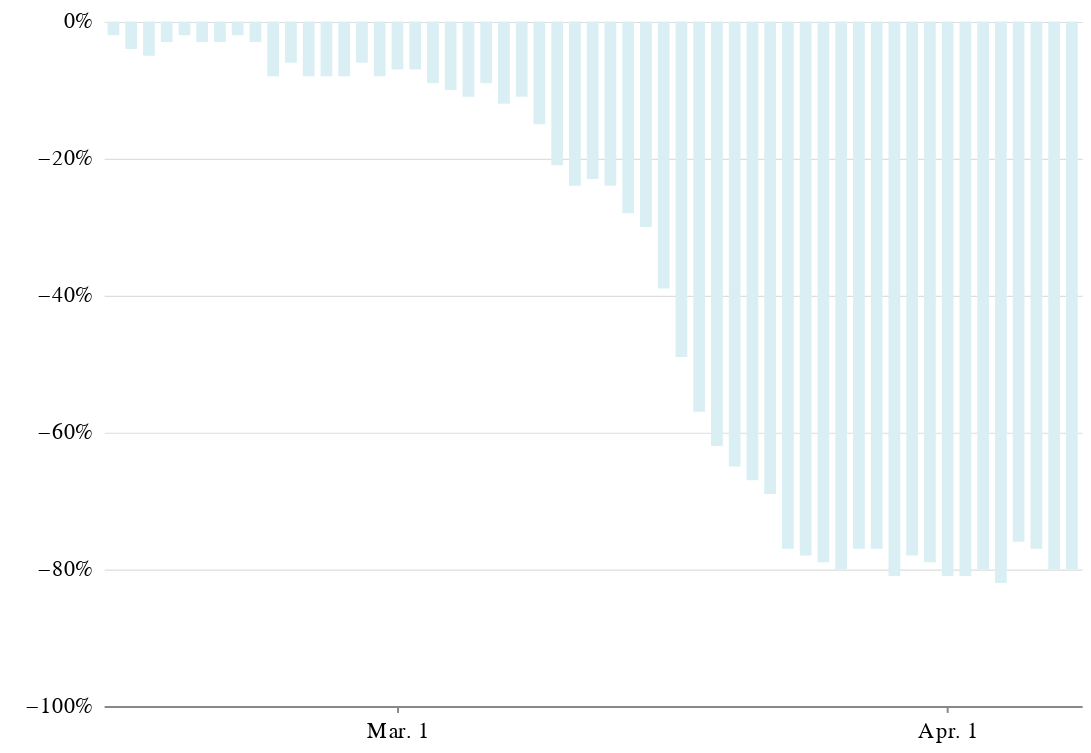

Here is the notebook cell this chart was saved with:
### Code cell
europe_agg_chart = alt.Chart(europe_date_agg).mark_bar(size=6,color='#d9eff4').encode(
    x=alt.X('date_:T', title='', axis=alt.Axis(grid=False, tickCount=3, format='%b. %-d')),
    y=alt.Y('pct_diff:Q', title='', axis=alt.Axis(gridWidth=.6, gridColor='#dddddd',offset=3,tickSize=0,domainOpacity=0,tickCount=4, format='%'), scale=alt.Scale(domain=(-1, 0)))
).properties(width=500, height=350,
    title=''
)

(europe_agg_chart).configure_view(strokeOpacity=0)

### Figure 1 — Vega-Lite specification as saved in the notebook (floating-point values rounded to 4 significant figures)
{"config": {"view": {"width": 800, "height": 450, "strokeOpacity": 0}, "background": "#ffffff", "title": {"anchor": "start", "font": "Benton Gothic Bold, sans", "fontColor": "#000000", "fontSize": 22, "fontWeight": "normal"}, "arc": {"fill": "#82c6df"}, "area": {"fill": "#82c6df"}, "line": {"stroke": "#82c6df", "strokeWidth": 3}, "path": {"stroke": "#82c6df"}, "rect": {"fill": "#82c6df"}, "shape": {"stroke": "#82c6df"}, "bar": {"fill": "#82c6df"}, "point": {"stroke": "#82c6df"}, "symbol": {"fill": "#82c6df", "size": 30}, "axis": {"titleFont": "Benton Gothic Bold, sans", "titleFontSize": 13, "titleFontWeight": "normal", "labelFont": "Benton Gothic, sans", "labelFontSize": 11.5, "labelFontWeight": "normal"}, "axisX": {"labelAngle": 0, "labelPadding": 4, "tickSize": 3}, "axisY": {"labelBaseline": "middle", "maxExtent": 45, "minExtent": 45, "tickSize": 2, "titleAlign": "left", "titleAngle": 0, "titleX": -45, "titleY": -11}, "legend": {"titleFont": "Benton Gothic Bold, sans", "titleFontSize": 13, "titleFontWeight": "normal", "symbolType": "square", "labelFont": "Benton Gothic, sans", "labelFontSize": 11.5}, "range": {"category": ["#3580b1", "#ec8431", "#ab7fb4", "#c89d29", "#adc839", "#829eb1"], "diverging": ["#e68a4f", "#f4bb6a", "#f9e39c", "#dadfe2", "#a6b7c6", "#849eae"], "heatmap": ["#fbf2c7", "#f9e39c", "#f8d36e", "#f4bb6a", "#e68a4f", "#d15a40", "#ab4232"], "ordinal": ["#fbf2c7", "#f9e39c", "#f8d36e", "#f4bb6a", "#e68a4f", "#d15a40", "#ab4232"], "ramp": ["#fbf2c7", "#f9e39c", "#f8d36e", "#f4bb6a", "#e68a4f", "#d15a40", "#ab4232"]}}, "data": {"name": "data-69ba102e6dc22980949ab6ceda37d1d1"}, "mark": {"type": "bar", "color": "#d9eff4", "size": 6}, "encoding": {"x": {"type": "temporal", "axis": {"format": "%b. %-d", "grid": false, "tickCount": 3}, "field": "date_", "title": ""}, "y": {"type": "quantitative", "axis": {"domainOpacity": 0, "format": "%", "gridColor": "#dddddd", "gridWidth": 0.6, "offset": 3, "tickCount": 4, "tickSize": 0}, "field": "pct_diff", "scale": {"domain": [-1, 0]}, "title": ""}}, "height": 350, "title": "", "width": 500, "$schema": "https://vega.github.io/schema/vega-lite/v4.0.2.json", "datasets": {"data-69ba102e6dc22980949ab6ceda37d1d1": [{"date_": "2/14/20", "scheduled_mean": 337.2, "scheduled_sum": 10453, "departed_mean": 331.3, "departed_sum": 10269, "sum_diff": -184, "pct_diff": -0.02}, {"date_": "2/15/20", "scheduled_mean": 289.5, "scheduled_sum": 9264, "departed_mean": 279.1, "departed_sum": 8931, "sum_diff": -333, "pct_diff": -0.04}, {"date_": "2/16/20", "scheduled_mean": 337.6, "scheduled_sum": 10802, "departed_mean": 320.2, "departed_sum": 10245, "sum_diff": -557, "pct_diff": -0.05}, {"date_": "2/17/20", "scheduled_mean": 339.0, "scheduled_sum": 10848, "departed_mean": 329.9, "departed_sum": 10556, "sum_diff": -292, "pct_diff": -0.03}, {"date_": "2/18/20", "scheduled_mean": 309.8, "scheduled_sum": 9913, "departed_mean": 302.3, "departed_sum": 9673, "sum_diff": -240, "pct_diff": -0.02}, {"date_": "2/19/20", "scheduled_mean": 322.1, "scheduled_sum": 10307, "departed_mean": 312.4, "departed_sum": 9996, "sum_diff": -311, "pct_diff": -0.03}, {"date_": "2/20/20", "scheduled_mean": 336.9, "scheduled_sum": 10781, "departed_mean": 326.0, "departed_sum": 10432, "sum_diff": -349, "pct_diff": -0.03}, {"date_": "2/21/20", "scheduled_mean": 351.6, "scheduled_sum": 11250, "departed_mean": 343.8, "departed_sum": 11000, "sum_diff": -250, "pct_diff": -0.02}, {"date_": "2/22/20", "scheduled_mean": 295.2, "scheduled_sum": 9446, "departed_mean": 285.8, "departed_sum": 9147, "sum_diff": -299, "pct_diff": -0.03}, {"date_": "2/23/20", "scheduled_mean": 350.9, "scheduled_sum": 11229, "departed_mean": 323.2, "departed_sum": 10343, "sum_diff": -886, "pct_diff": -0.08}, {"date_": "2/24/20", "scheduled_mean": 352.2, "scheduled_sum": 11270, "departed_mean": 332.1, "departed_sum": 10628, "sum_diff": -642, "pct_diff": -0.06}, {"date_": "2/25/20", "scheduled_mean": 326.4, "scheduled_sum": 10445, "departed_mean": 301.1, "departed_sum": 9636, "sum_diff": -809, "pct_diff": -0.08}, {"date_": "2/26/20", "scheduled_mean": 339.3, "scheduled_sum": 10859, "departed_mean": 313.3, "departed_sum": 10025, "sum_diff": -834, "pct_diff": -0.08}, {"date_": "2/27/20", "scheduled_mean": 352.8, "scheduled_sum": 11291, "departed_mean": 323.2, "departed_sum": 10344, "sum_diff": -947, "pct_diff": -0.08}, {"date_": "2/28/20", "scheduled_mean": 365.1, "scheduled_sum": 11684, "departed_mean": 341.8, "departed_sum": 10936, "sum_diff": -748, "pct_diff": -0.06}, {"date_": "2/29/20", "scheduled_mean": 308.2, "scheduled_sum": 9863, "departed_mean": 282.1, "departed_sum": 9028, "sum_diff": -835, "pct_diff": -0.08}, {"date_": "3/1/20", "scheduled_mean": 349.8, "scheduled_sum": 11193, "departed_mean": 325.8, "departed_sum": 10425, "sum_diff": -768, "pct_diff": -0.07}, {"date_": "3/10/20", "scheduled_mean": 335.0, "scheduled_sum": 10719, "departed_mean": 263.8, "departed_sum": 8441, "sum_diff": -2278, "pct_diff": -0.21}, {"date_": "3/11/20", "scheduled_mean": 345.2, "scheduled_sum": 11048, "departed_mean": 261.2, "departed_sum": 8358, "sum_diff": -2690, "pct_diff": -0.24}, {"date_": "3/12/20", "scheduled_mean": 355.6, "scheduled_sum": 11380, "departed_mean": 272.4, "departed_sum": 8717, "sum_diff": -2663, "pct_diff": -0.23}, {"date_": "3/13/20", "scheduled_mean": 367.7, "scheduled_sum": 11765, "departed_mean": 279.3, "departed_sum": 8938, "sum_diff": -2827, "pct_diff": -0.24}, {"date_": "3/14/20", "scheduled_mean": 307.5, "scheduled_sum": 9840, "departed_mean": 220.6, "departed_sum": 7058, "sum_diff": -2782, "pct_diff": -0.28}, {"date_": "3/15/20", "scheduled_mean": 340.2, "scheduled_sum": 10886, "departed_mean": 239.7, "departed_sum": 7669, "sum_diff": -3217, "pct_diff": -0.3}, {"date_": "3/16/20", "scheduled_mean": 333.1, "scheduled_sum": 10660, "departed_mean": 203.4, "departed_sum": 6509, "sum_diff": -4151, "pct_diff": -0.39}, {"date_": "3/17/20", "scheduled_mean": 215.8, "scheduled_sum": 6906, "departed_mean": 109.4, "departed_sum": 3501, "sum_diff": -3405, "pct_diff": -0.49}, {"date_": "3/18/20", "scheduled_mean": 319.8, "scheduled_sum": 10234, "departed_mean": 137.5, "departed_sum": 4401, "sum_diff": -5833, "pct_diff": -0.57}, {"date_": "3/19/20", "scheduled_mean": 333.0, "scheduled_sum": 10657, "departed_mean": 127.5, "departed_sum": 4079, "sum_diff": -6578, "pct_diff": -0.62}, {"date_": "3/2/20", "scheduled_mean": 356.3, "scheduled_sum": 11402, "departed_mean": 331.0, "departed_sum": 10591, "sum_diff": -811, "pct_diff": -0.07}, {"date_": "3/20/20", "scheduled_mean": 168.9, "scheduled_sum": 5404, "departed_mean": 58.81, "departed_sum": 1882, "sum_diff": -3522, "pct_diff": -0.65}, {"date_": "3/21/20", "scheduled_mean": 282.4, "scheduled_sum": 9036, "departed_mean": 92.66, "departed_sum": 2965, "sum_diff": -6071, "pct_diff": -0.67}, {"date_": "3/22/20", "scheduled_mean": 310.2, "scheduled_sum": 9925, "departed_mean": 95.03, "departed_sum": 3041, "sum_diff": -6884, "pct_diff": -0.69}, {"date_": "3/23/20", "scheduled_mean": 288.8, "scheduled_sum": 9241, "departed_mean": 66.81, "departed_sum": 2138, "sum_diff": -7103, "pct_diff": -0.77}, {"date_": "3/24/20", "scheduled_mean": 259.4, "scheduled_sum": 8302, "departed_mean": 56.97, "departed_sum": 1823, "sum_diff": -6479, "pct_diff": -0.78}, {"date_": "3/25/20", "scheduled_mean": 260.7, "scheduled_sum": 8341, "departed_mean": 54.72, "departed_sum": 1751, "sum_diff": -6590, "pct_diff": -0.79}, {"date_": "3/26/20", "scheduled_mean": 263.5, "scheduled_sum": 8432, "departed_mean": 53.72, "departed_sum": 1719, "sum_diff": -6713, "pct_diff": -0.8}, {"date_": "3/27/20", "scheduled_mean": 248.6, "scheduled_sum": 7955, "departed_mean": 56.31, "departed_sum": 1802, "sum_diff": -6153, "pct_diff": -0.77}, {"date_": "3/28/20", "scheduled_mean": 193.1, "scheduled_sum": 6178, "departed_mean": 44.12, "departed_sum": 1412, "sum_diff": -4766, "pct_diff": -0.77}, {"date_": "3/29/20", "scheduled_mean": 235.2, "scheduled_sum": 7526, "departed_mean": 45.72, "departed_sum": 1463, "sum_diff": -6063, "pct_diff": -0.81}, {"date_": "3/3/20", "scheduled_mean": 333.7, "scheduled_sum": 10678, "departed_mean": 303.9, "departed_sum": 9726, "sum_diff": -952, "pct_diff": -0.09}, {"date_": "3/30/20", "scheduled_mean": 174.6, "scheduled_sum": 5587, "departed_mean": 38.72, "departed_sum": 1239, "sum_diff": -4348, "pct_diff": -0.78}, {"date_": "3/31/20", "scheduled_mean": 162.1, "scheduled_sum": 5186, "departed_mean": 34.0, "departed_sum": 1088, "sum_diff": -4098, "pct_diff": -0.79}, {"date_": "3/4/20", "scheduled_mean": 346.8, "scheduled_sum": 11097, "departed_mean": 311.2, "departed_sum": 9957, "sum_diff": -1140, "pct_diff": -0.1}, {"date_": "3/5/20", "scheduled_mean": 355.3, "scheduled_sum": 11371, "departed_mean": 316.5, "departed_sum": 10127, "sum_diff": -1244, "pct_diff": -0.11}, {"date_": "3/6/20", "scheduled_mean": 365.8, "scheduled_sum": 11706, "departed_mean": 331.2, "departed_sum": 10597, "sum_diff": -1109, "pct_diff": -0.09}, {"date_": "3/7/20", "scheduled_mean": 309.0, "scheduled_sum": 9887, "departed_mean": 270.6, "departed_sum": 8658, "sum_diff": -1229, "pct_diff": -0.12}, {"date_": "3/8/20", "scheduled_mean": 348.6, "scheduled_sum": 11156, "departed_mean": 309.6, "departed_sum": 9908, "sum_diff": -1248, "pct_diff": -0.11}, {"date_": "3/9/20", "scheduled_mean": 355.6, "scheduled_sum": 11380, "departed_mean": 300.8, "departed_sum": 9624, "sum_diff": -1756, "pct_diff": -0.15}, {"date_": "4/1/20", "scheduled_mean": 161.4, "scheduled_sum": 5164, "departed_mean": 29.91, "departed_sum": 957, "sum_diff": -4207, "pct_diff": -0.81}, {"date_": "4/2/20", "scheduled_mean": 148.9, "scheduled_sum": 4765, "departed_mean": 27.91, "departed_sum": 893, "sum_diff": -3872, "pct_diff": -0.81}, {"date_": "4/3/20", "scheduled_mean": 147.9, "scheduled_sum": 4733, "departed_mean": 29.62, "departed_sum": 948, "sum_diff": -3785, "pct_diff": -0.8}, {"date_": "4/4/20", "scheduled_mean": 132.6, "scheduled_sum": 4242, "departed_mean": 23.44, "departed_sum": 750, "sum_diff": -3492, "pct_diff": -0.82}, {"date_": "4/5/20", "scheduled_mean": 111.5, "scheduled_sum": 3568, "departed_mean": 26.44, "departed_sum": 846, "sum_diff": -2722, "pct_diff": -0.76}, {"date_": "4/6/20", "scheduled_mean": 101.9, "scheduled_sum": 3262, "departed_mean": 22.94, "departed_sum": 734, "sum_diff": -2528, "pct_diff": -0.77}, {"date_": "4/7/20", "scheduled_mean": 105.3, "scheduled_sum": 3370, "departed_mean": 20.84, "departed_sum": 667, "sum_diff": -2703, "pct_diff": -0.8}, {"date_": "4/8/20", "scheduled_mean": 112.8, "scheduled_sum": 3611, "departed_mean": 22.03, "departed_sum": 705, "sum_diff": -2906, "pct_diff": -0.8}]}}
